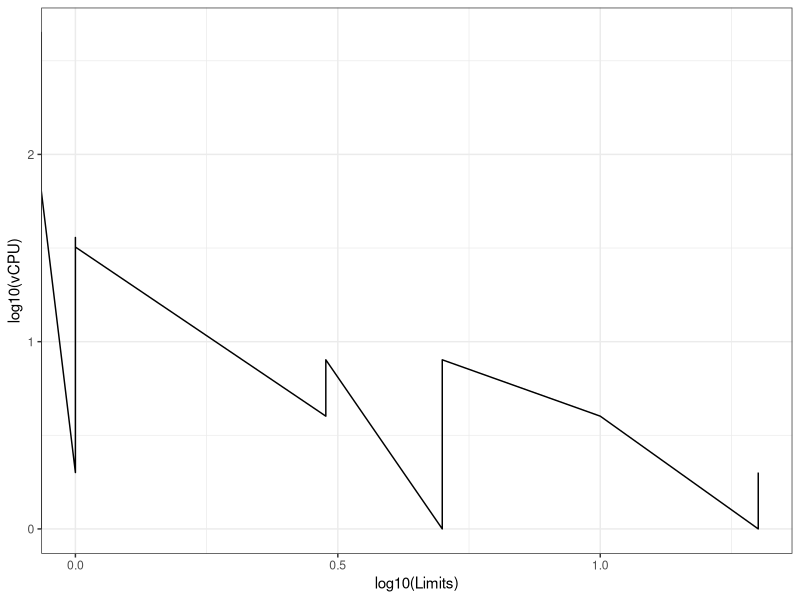
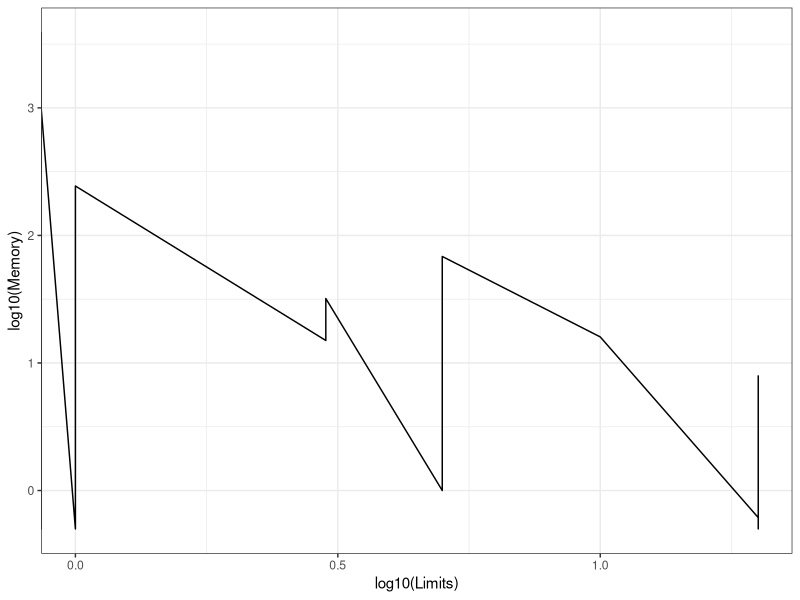

Reproduce these figures in R, in order.
## ---- chunk 1
knitr::opts_chunk$set(echo = TRUE)
library(tidyverse)
library(boot)
library(readr)
library(here)
library(broom)
theme_set(theme_bw())
## ---- chunk 2
data = readr::read_csv(here::here("data/flavors.csv"))
data
## ---- chunk 3
data %>% ggplot(
  aes(x=log10(Limits), y=log10(vCPU))
) + geom_line()

## ---- chunk 4
data %>% ggplot(aes(x=log10(Limits), y=log10(Memory))) +
  geom_line()
## ---- chunk 5
data_transformed = data %>% mutate(cpu_log=log10(vCPU), mem_log=log10(Memory), lim_log=log10(Limits)) %>%
  filter(lim_log > 0)

data_transformed %>%
  summarize(correlation_mem=cor(mem_log, lim_log, method="pearson"), correlation_cpu=cor(cpu_log, lim_log, method="pearson"))


model = lm(lim_log ~ cpu_log + mem_log, data=data_transformed)

tidy(model)
glance(model)
